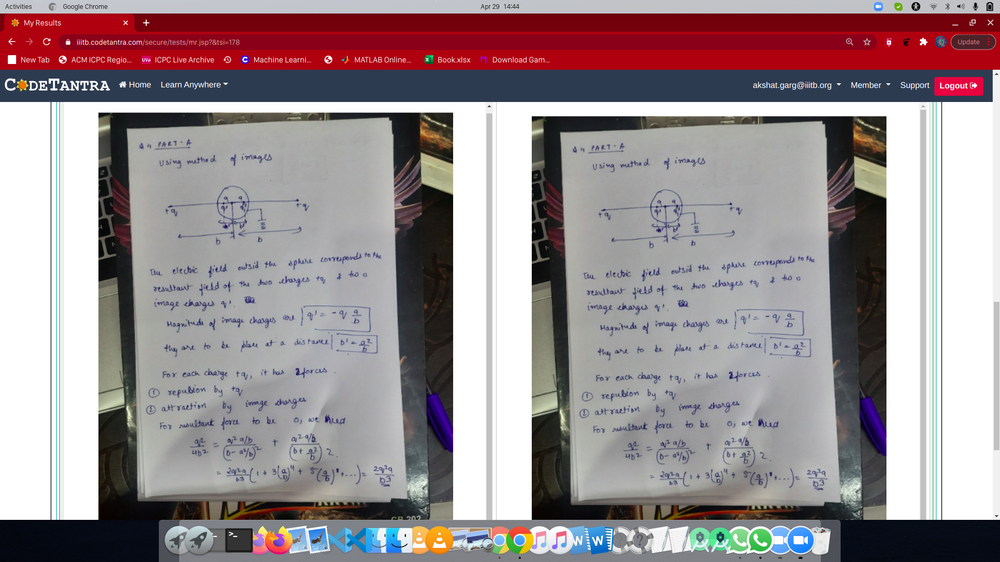
#> input picture photos/Screenshot from 2021-04-29 14-44-45.png, 1000 x 562 px, shrunk from 1920 x 1080 before the run
$ python transformations.py
#> lines starting #> are read from the running program, lines starting #| are printed output that depends on the picture
import cv2 as cv
import numpy as np
img = cv.imread('photos/Screenshot from 2021-04-29 14-44-45.png')
#> img is the input picture: shape (562, 1000, 3); mean B, G, R 144.8, 141.4, 154.8
cv.imshow('Screenshot',img)

#translation--> shifting the image in x and y pixels
def translate(img,x,y):
#> called with x = -100, y = -100
    transMat = np.float32([[1,0,x],[0,1,y]])
    dimensions = (img.shape[1],img.shape[0])
#> dimensions = (1000, 562)
    return cv.warpAffine(img,transMat,dimensions)
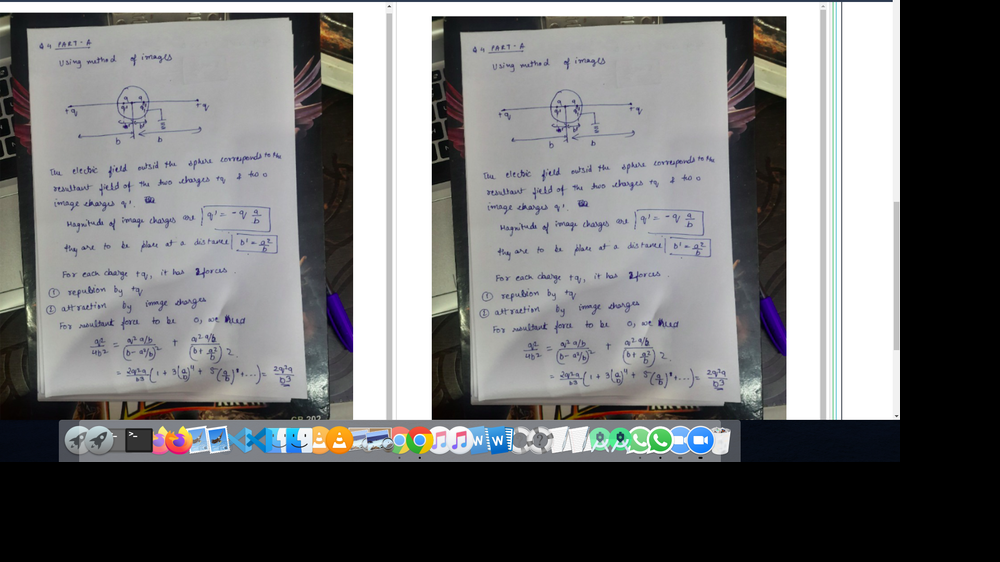
#> returned value: shape (562, 1000, 3); mean of channels 0, 1, 2 114.5, 114.1, 113.7; drawn as B, G, R

# +x -> rigth
# -x -> left
# +y ->down
# -y -> up

translated = translate(img,-100,-100)
# cv.imshow('translated',translated)


#rotation

def rotate(img,angle,rotPoint=None):
#> called with angle = -45
    (height,width) = img.shape[:2]
#> height = 562; width = 1000
    if rotPoint is None:
        rotPoint = (width//2 , height//2)
#> rotPoint = (500, 281)
    rotMat = cv.getRotationMatrix2D(rotPoint,angle,1.0)
    dimensions = (width,height)
#> dimensions = (1000, 562)
    return cv.warpAffine(img,rotMat,dimensions)
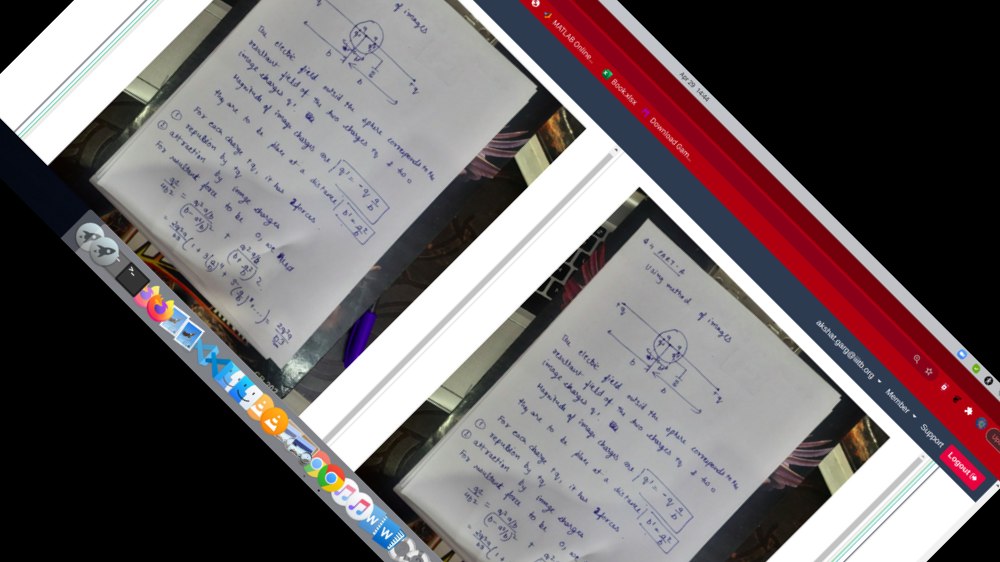
#> returned value: shape (562, 1000, 3); mean of channels 0, 1, 2 103.8, 101.6, 110.3; drawn as B, G, R


rotated = rotate(img,-45)
#cv.imshow('rotate',rotated)

#flipping

flip = cv.flip(img,-1); #1-> flipping the image vertically , 0->flipping the image horizontally , -1-> flipping the image both horizontally and vertically
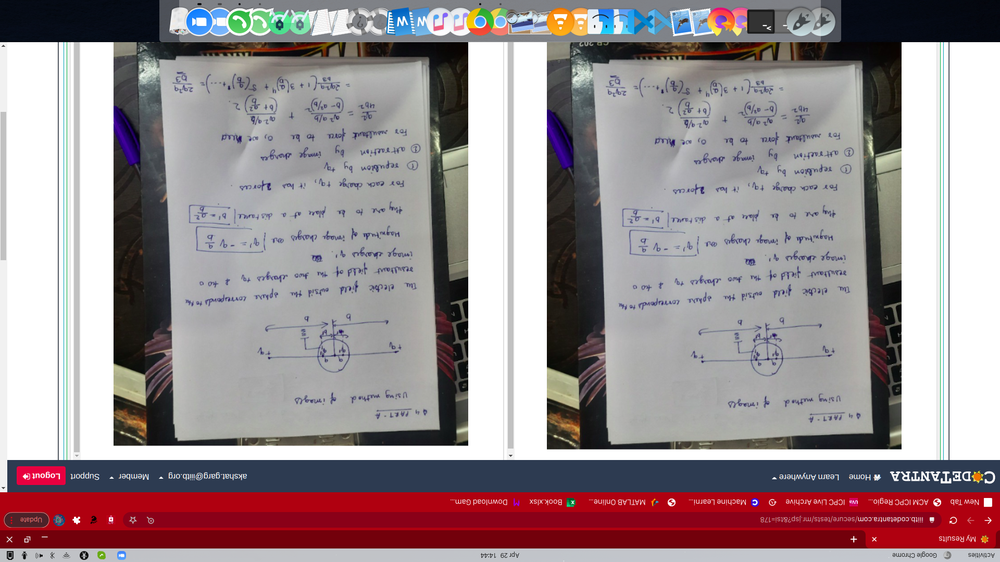
#> flip: shape (562, 1000, 3); mean B, G, R 144.8, 141.4, 154.8
cv.imshow('flipped',flip)

cv.waitKey(0)
